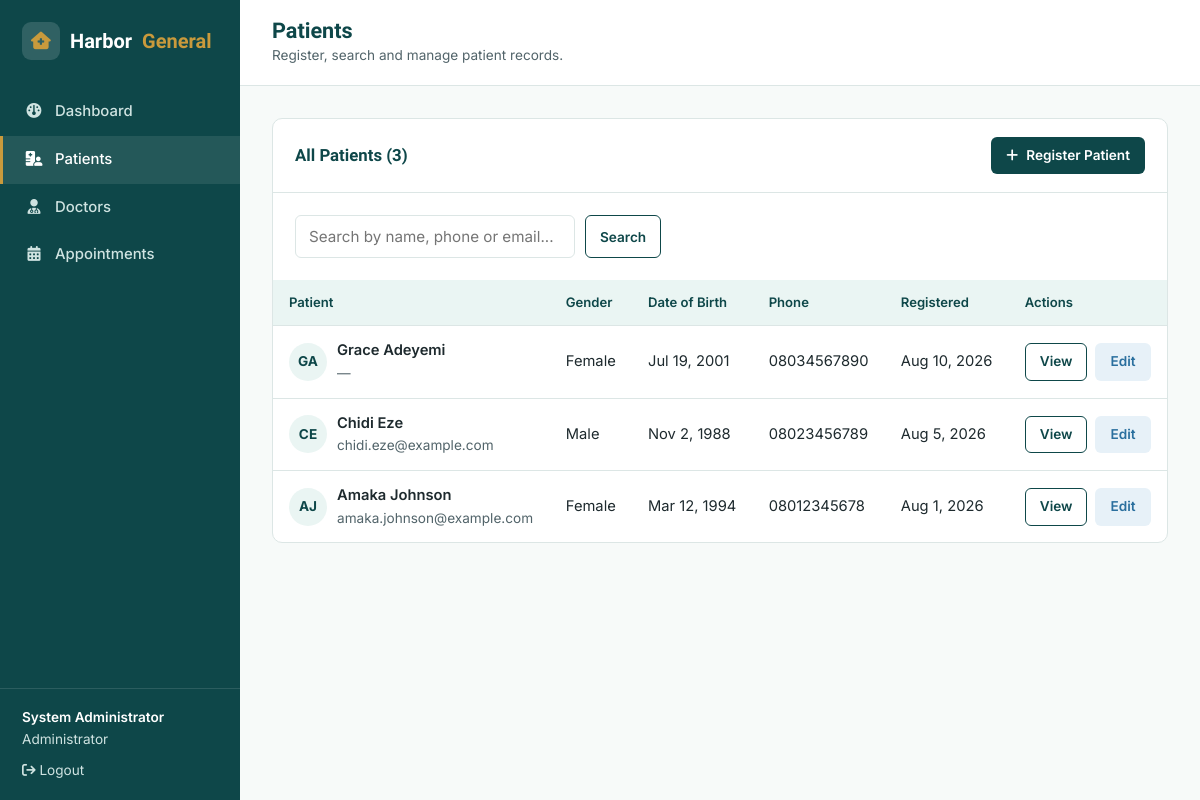
Screenshot of /patients.php (signed in) with the database file from the repository.
### tables this page shows
CREATE TABLE patients (
    id INT AUTO_INCREMENT PRIMARY KEY,
    full_name VARCHAR(100) NOT NULL,
    gender ENUM('Male','Female','Other') NOT NULL,
    dob DATE NOT NULL,
    phone VARCHAR(30) NOT NULL,
    email VARCHAR(100) NULL,
    address TEXT NULL,
    emergency_contact VARCHAR(150) NULL,
    registration_date DATE NOT NULL DEFAULT (CURRENT_DATE),
    created_at TIMESTAMP DEFAULT CURRENT_TIMESTAMP
);

### patients.php (the view, shortened to what this page needs)
<?php
require_once 'includes/db.php';
$search = trim($_GET['q'] ?? '');
if ($search !== '') {
    $stmt = $pdo->prepare("SELECT * FROM patients WHERE full_name LIKE ? OR phone LIKE ? OR email LIKE ? ORDER BY registration_date DESC");
    $like = "%$search%";
    $stmt->execute([$like, $like, $like]);
} else {
    $stmt = $pdo->query("SELECT * FROM patients ORDER BY registration_date DESC");
}
$patients = $stmt->fetchAll();
function initials(string $name): string {
    $parts = preg_split('/\s+/', trim($name));
    $letters = array_map(fn($p) => strtoupper(substr($p, 0, 1)), array_slice($parts, 0, 2));
    return implode('', $letters);
}
require_once 'includes/app_header.php';
?>
<div class="panel">
  <div class="panel-head">
    <h2>All Patients (<?= count($patients) ?>)</h2>
    <a href="patient_add.php" class="btn btn-primary btn-sm"><i class="fa-solid fa-plus"></i> Register Patient</a>
  </div>
  <div class="panel-body">
    <form method="GET" action="patients.php" class="search-bar">
      <input type="text" name="q" placeholder="Search by name, phone or email..." value="<?= htmlspecialchars($search) ?>">
      <button type="submit" class="btn btn-outline btn-sm">Search</button>
    </form>
  </div>
  <?php if (count($patients) === 0): ?>
    <div class="empty-state">
      <span class="icon-badge"><i class="fa-solid fa-hospital-user"></i></span>
      <h3>No patients found</h3>
      <p><?= $search !== '' ? 'Try a different search term.' : 'Register your first patient to get started.' ?></p>
      <?php if ($search === ''): ?><a href="patient_add.php" class="btn btn-accent btn-sm">Register Patient</a><?php endif; ?>
    </div>
  <?php else: ?>
    <div class="table-wrap">
      <table class="data-table">
        <thead>
          <tr>
            <th>Patient</th>
            <th>Gender</th>
            <th>Date of Birth</th>
            <th>Phone</th>
            <th>Registered</th>
            <th>Actions</th>
          </tr>
        </thead>
        <tbody>
          <?php foreach ($patients as $p): ?>
            <tr>
              <td>
                <div class="name-cell">
                  <span class="avatar-circle"><?= htmlspecialchars(initials($p['full_name'])) ?></span>
                  <div>
                    <div style="font-weight:600;"><?= htmlspecialchars($p['full_name']) ?></div>
                    <div class="small"><?= htmlspecialchars($p['email'] ?: '—') ?></div>
                  </div>
                </div>
              </td>
              <td><?= htmlspecialchars($p['gender']) ?></td>
              <td><?= htmlspecialchars(date('M j, Y', strtotime($p['dob']))) ?></td>
              <td><?= htmlspecialchars($p['phone']) ?></td>
              <td><?= htmlspecialchars(date('M j, Y', strtotime($p['registration_date']))) ?></td>
              <td>
                <div class="row-actions">
                  <a href="patient_view.php?id=<?= $p['id'] ?>" class="btn btn-outline btn-sm">View</a>
                  <a href="patient_edit.php?id=<?= $p['id'] ?>" class="btn btn-sm" style="background:var(--hg-info-bg);color:var(--hg-info);">Edit</a>
                </div>
              </td>
            </tr>
          <?php endforeach; ?>
        </tbody>
      </table>
    </div>
  <?php endif; ?>
</div>
<?php require_once 'includes/app_footer.php'; ?>

### css/style.css (style rules this page uses)
:root { --hg-primary-dark: #0E4749; --hg-primary: #147D7D; --hg-primary-light: #EAF5F3; --hg-accent: #C99A3C; --hg-accent-dark: #A87D2A; --hg-ink: #1E2A2E; --hg-ink-soft: #52646A; --hg-border: #DCE6E5; --hg-white: #FFFFFF; --hg-bg: #F7FAF9; --hg-success: #1E8A5F; --hg-success-bg: #E5F5EC; --hg-warning: #B4791C; --hg-warning-bg: #FBF0DD; --hg-danger: #B23A3A; --hg-danger-bg: #FBE9E9; --hg-info: #2A6F9E; --hg-info-bg: #E7F1F8; --hg-radius-sm: 6px; --hg-radius-md: 10px; --hg-radius-lg: 16px; --hg-shadow: 0 2px 10px rgba(14, 71, 73, 0.08); --hg-shadow-md: 0 8px 24px rgba(14, 71, 73, 0.12); --hg-font-heading: 'Sora', sans-serif; --hg-font-body: 'Inter', sans-serif; }
* { box-sizing: border-box; }
html { scroll-behavior: smooth; }
body { margin: 0; font-family: var(--hg-font-body); color: var(--hg-ink); background: var(--hg-bg); line-height: 1.6; -webkit-font-smoothing: antialiased; }
h1, h2, h3, h4, h5 { font-family: var(--hg-font-heading); color: var(--hg-primary-dark); line-height: 1.25; margin: 0 0 0.5em; }
a { color: var(--hg-primary); text-decoration: none; }
.btn { display: inline-flex; align-items: center; gap: 8px; font-family: var(--hg-font-body); font-weight: 600; font-size: 0.95rem; padding: 12px 24px; border-radius: var(--hg-radius-sm); border: 1.5px solid transparent; cursor: pointer; transition: transform 0.15s ease, box-shadow 0.15s ease, background 0.15s ease; }
.btn-primary { background: var(--hg-primary-dark); color: var(--hg-white); }
.btn-outline { background: transparent; color: var(--hg-primary-dark); border-color: var(--hg-primary-dark); }
.btn-sm { padding: 7px 14px; font-size: 0.85rem; }
input[type="text"], input[type="email"], input[type="password"], input[type="date"], input[type="time"], input[type="tel"], input[type="number"], select, textarea { width: 100%; padding: 11px 13px; font-family: var(--hg-font-body); font-size: 0.95rem; color: var(--hg-ink); border: 1.5px solid var(--hg-border); border-radius: var(--hg-radius-sm); background: var(--hg-white); transition: border-color 0.15s ease; }
.panel { background: var(--hg-white); border: 1px solid var(--hg-border); border-radius: var(--hg-radius-md); margin-bottom: 24px; }
.panel-head { display: flex; align-items: center; justify-content: space-between; padding: 18px 22px; border-bottom: 1px solid var(--hg-border); gap: 12px; flex-wrap: wrap; }
.panel-head h2 { font-size: 1.05rem; margin: 0; }
.panel-body { padding: 22px; }
.table-wrap { overflow-x: auto; }
table.data-table { width: 100%; border-collapse: collapse; font-size: 0.92rem; }
.data-table th { text-align: left; padding: 12px 16px; background: var(--hg-primary-light); color: var(--hg-primary-dark); font-weight: 600; font-size: 0.82rem; white-space: nowrap; border-bottom: 1px solid var(--hg-border); }
.data-table td { padding: 13px 16px; border-bottom: 1px solid var(--hg-border); vertical-align: middle; color: var(--hg-ink); }
.data-table tr:last-child td { border-bottom: none; }
.row-actions { display: flex; gap: 8px; flex-wrap: wrap; }
.search-bar { display: flex; gap: 10px; flex-wrap: wrap; }
.search-bar input[type="text"] { max-width: 280px; }
.avatar-circle { width: 38px; height: 38px; border-radius: 50%; background: var(--hg-primary-light); color: var(--hg-primary-dark); display: flex; align-items: center; justify-content: center; font-weight: 700; font-size: 0.85rem; flex-shrink: 0; }
.name-cell { display: flex; align-items: center; gap: 10px; }
.small { font-size: 0.85rem; color: var(--hg-ink-soft); }

### rows the page displays
patients: full_name "GA", full_name "Grace Adeyemi", email "—", gender "Female", dob "Jul 19, 2001", phone "08034567890", registration_date "Aug 10, 2026"
patients: full_name "CE", full_name "Chidi Eze", email "chidi.eze@example.com", gender "Male", dob "Nov 2, 1988", phone "08023456789", registration_date "Aug 5, 2026"
patients: full_name "AJ", full_name "Amaka Johnson", email "amaka.johnson@example.com", gender "Female", dob "Mar 12, 1994", phone "08012345678", registration_date "Aug 1, 2026"

### other values shown
currentStaffName() "System Administrator"
currentStaffRole() "Administrator"
$pageTitle "Patients"
$pageSubtitle "Register, search and manage patient records."
count($patients) "3"
